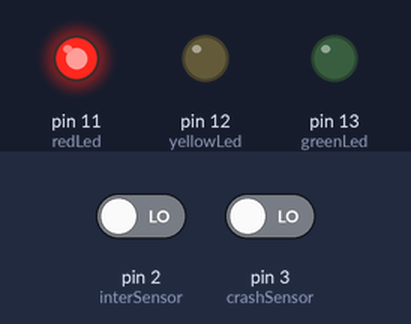
The sketch below on a simulated Arduino Uno, built with avr-gcc and run on an emulated ATmega328P. On the bench: output pins drawn as LEDs (lit = HIGH). Inputs (shaded band) come from the test bench; at power-on: pin 2 (interSensor) LOW, pin 3 (crashSensor) LOW.

Above: at 1.2 s.
1.3 s: pin 2 (interSensor) driven HIGH
At 2.5 s:
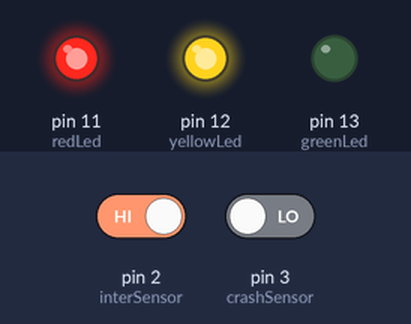
2.8 s: pin 3 (crashSensor) driven HIGH
At 3.8 s:
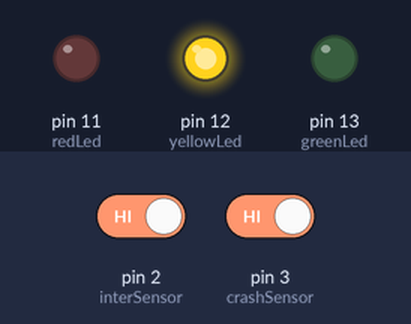
4.3 s: pin 2 (interSensor) driven LOW
At 5.0 s:
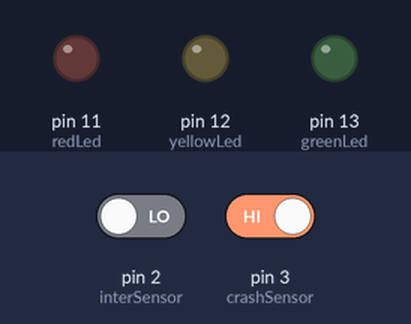
5.8 s: pin 3 (crashSensor) driven LOW
At 6.1 s:
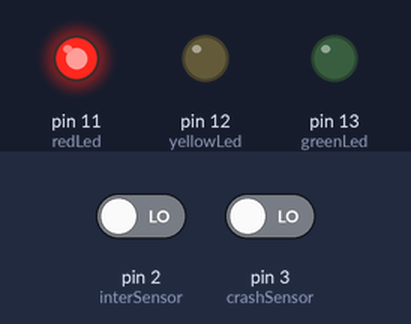
Timing chart, 0 to 8.3 s (numbered marks = the images above; inputs shaded):
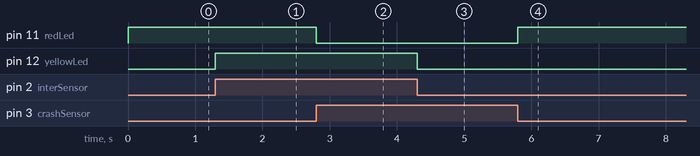

Measured:
- after the input at 1.3 s, pin 12 (yellowLed): LOW → HIGH at once
- after the input at 2.8 s, pin 11 (redLed): HIGH → LOW at once
- after the input at 4.3 s, pin 12 (yellowLed): HIGH → LOW at once
- after the input at 5.8 s, pin 11 (redLed): LOW → HIGH at once

The sketch:

sketch_may23a.ino
```cpp
int redLed = 11; //set pin for detecting
int yellowLed = 12; //set pin for detecting
int greenLed = 13; //set pin for detecting

int crashSensor = 3// set pin for collision sensor
;int crashVal;// variable for the crash one

int interSensor = 2;
;int interVal;// variable for the inter one

void setup() //setups
{
  pinMode(crashSensor, INPUT);// set collision sensor as input
  pinMode(interSensor, INPUT);// the interupting sensor thinggy as an imput

  pinMode(redLed, OUTPUT); //the red led
  pinMode(yellowLed, OUTPUT); //the yellow led
  pinMode(greenLed, OUTPUT); //infer what this led is

}

void loop() //loops
{
  crashVal = digitalRead(crashSensor);// read value on pin 3 and assign it to val
  interVal = digitalRead(interSensor);// read above but change a couple things, not that hard

  if (crashVal==HIGH) { //if the button isnt complete
    digitalWrite(redLed, LOW); //turns off the led
  }
  else { //if it is detected
    digitalWrite(redLed, HIGH); //try and guess
  }

  if (interVal == HIGH) { //really the one above but opposite, because math
    digitalWrite(yellowLed, HIGH); //this does something
  }
  else {
    digitalWrite(yellowLed, LOW); //so does this
  }
}
```
